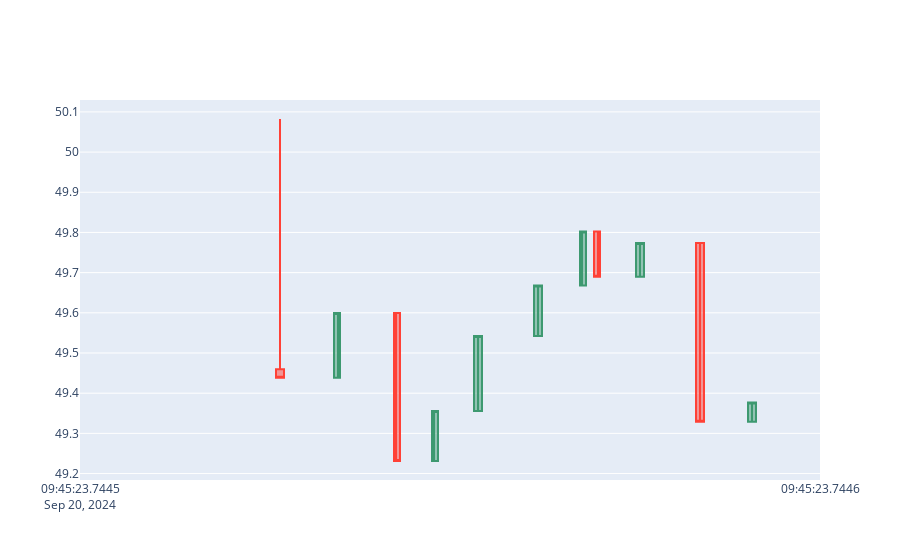

Notebook code for this chart:
### Code cell
fig = go.Figure(data=[go.Candlestick(x=df['date'],
                open=df['open'],
                high=df['high'],
                low=df['low'],
                close=df['close'])])

fig.update_layout(xaxis_rangeslider_visible=False)
fig.show()

### Figure 1 — Plotly figure (JSON) as saved in the notebook; plotly's stock layout.template omitted (floating-point values rounded to 4 significant figures)
{"data": [{"close": [49.44, 49.6, 49.23, 49.36, 49.54, 49.67, 49.8, 49.69, 49.77, 49.33, 49.38], "high": [50.08, 49.6, 49.23, 49.36, 49.54, 49.67, 49.8, 49.69, 49.77, 49.33, 49.38], "low": [49.44, 49.6, 49.23, 49.36, 49.54, 49.67, 49.8, 49.69, 49.77, 49.33, 49.38], "open": [49.46, 49.44, 49.6, 49.23, 49.36, 49.54, 49.67, 49.8, 49.69, 49.77, 49.33], "type": "candlestick", "x": ["2024-09-20T09:45:23.744527", "2024-09-20T09:45:23.744535", "2024-09-20T09:45:23.744543", "2024-09-20T09:45:23.744548", "2024-09-20T09:45:23.744554", "2024-09-20T09:45:23.744562", "2024-09-20T09:45:23.744568", "2024-09-20T09:45:23.744570", "2024-09-20T09:45:23.744576", "2024-09-20T09:45:23.744584", "2024-09-20T09:45:23.744591"]}], "layout": {"xaxis": {"rangeslider": {"visible": false}}}}
